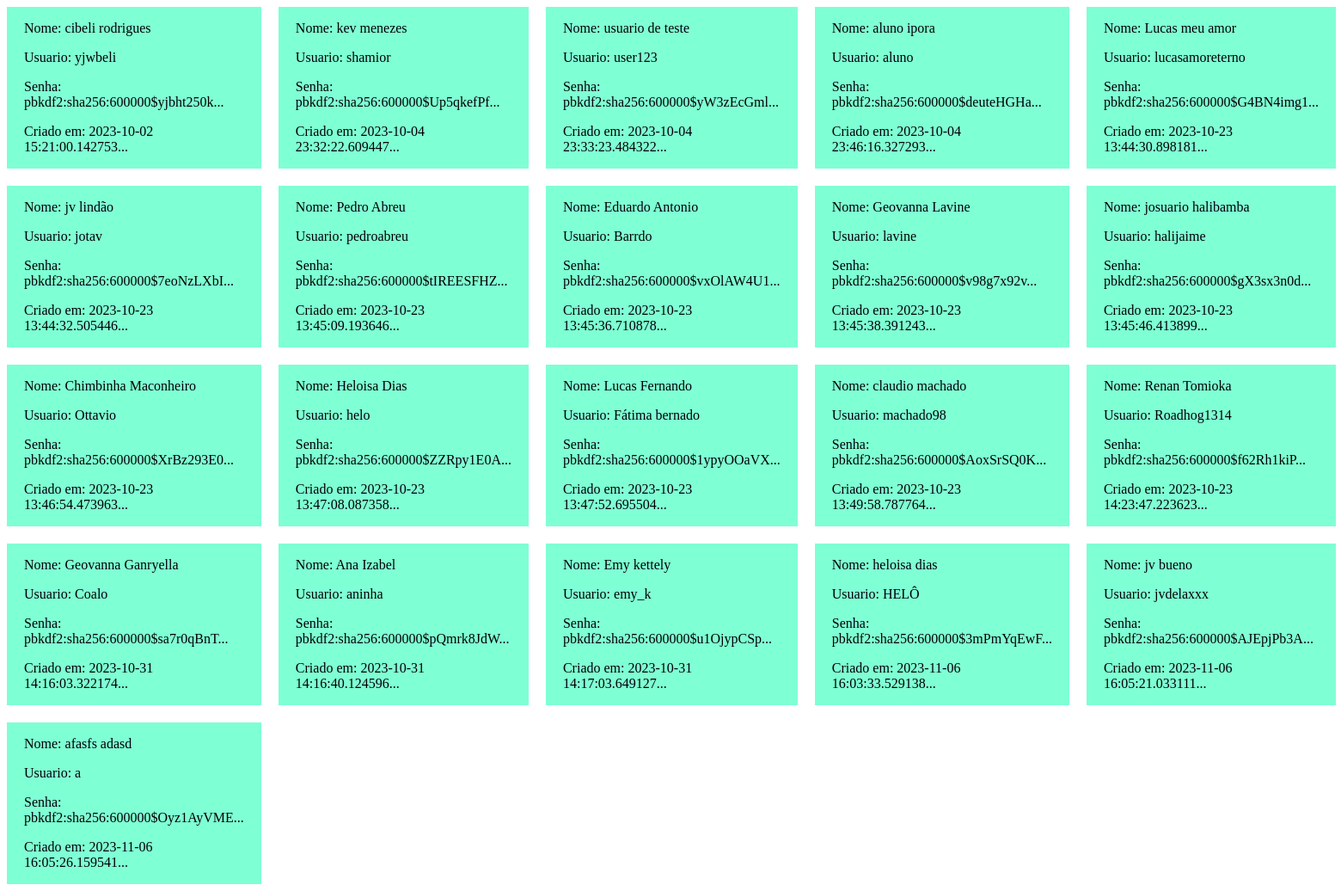
The app's page /listar/usuarios (signed in), older data.
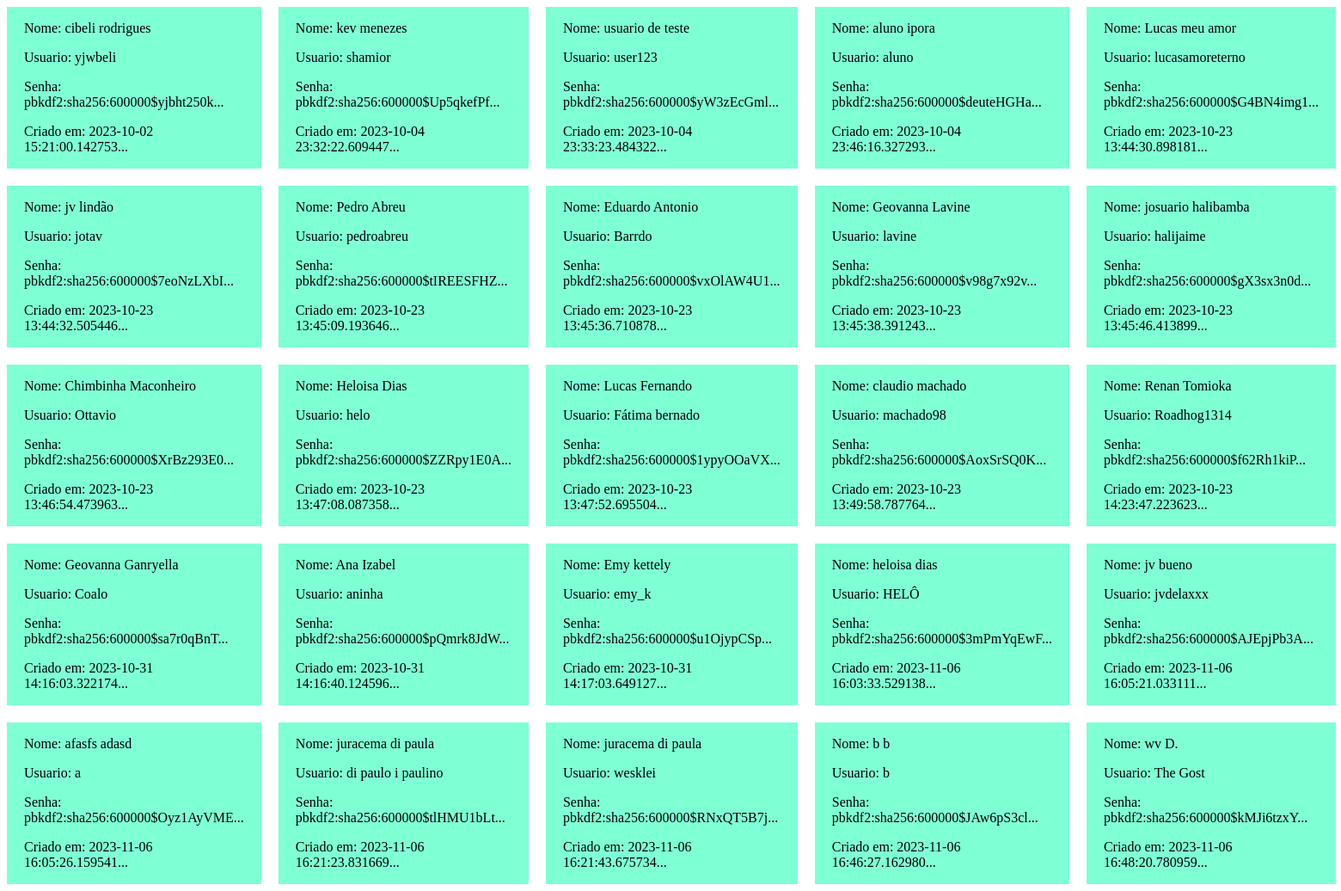
The same page, newer data.
### models.py (models this page shows)
class Usuario(db.Model):
    __tablename__ = "Usuario"
    usuario = Column(String(20), primary_key=True)
    nome = Column(String(64))
    sobrenome = Column(String(64))
    senha = Column(String(102))
    criado_em = Column(DateTime, default=datetime.now)

### app.py (the view)
@app.route("/listar/usuarios")
@login_required
def listar_usuarios():
    users = Usuario.query.all()
    return render_template(
        "usuarios.html",
        usuarios=users
    )

### app.py (called while the page is built)
def login_required(funcao):
    @wraps(funcao)
    def inner(*args, **kwargs):
        if 'logado' in session:
            return funcao(*args, **kwargs)
        else:
            return redirect(url_for('login'))
    return inner

### templates/usuarios.html (shortened to what this page needs)
<!DOCTYPE html>
<html lang="en">
<head>
</head>
<body style="display: grid; gap: 20px; grid-template-columns: repeat(5, 1fr);">
    {% for user in usuarios %}
    <div style="background-color: aquamarine; padding: 0 20px;">
        <p>Nome: {{ user.nome }} {{ user.sobrenome }}</p>
        <p>Usuario: {{ user.usuario }}</p>
        <p>Senha: {{ user.senha[:30] }}...</p>
        <p>Criado em: {{ user.criado_em }}...</p>
    </div>
    {% endfor %}
</body>
</html>

Row changes from the older to the newer data that the page shows:
added Usuario: nome "juracema", sobrenome "di paula", usuario "di paulo i paulino", senha "pbkdf2:sha256:600000$tlHMU1bLt", criado_em "2023-11-06 16:21:23.831669"
added Usuario: nome "juracema", sobrenome "di paula", usuario "wesklei", senha "pbkdf2:sha256:600000$RNxQT5B7j", criado_em "2023-11-06 16:21:43.675734"
added Usuario: nome "b", sobrenome "b", usuario "b", senha "pbkdf2:sha256:600000$JAw6pS3cl", criado_em "2023-11-06 16:46:27.162980"
added Usuario: nome "wv", sobrenome "D.", usuario "The Gost", senha "pbkdf2:sha256:600000$kMJi6tzxY", criado_em "2023-11-06 16:48:20.780959"
